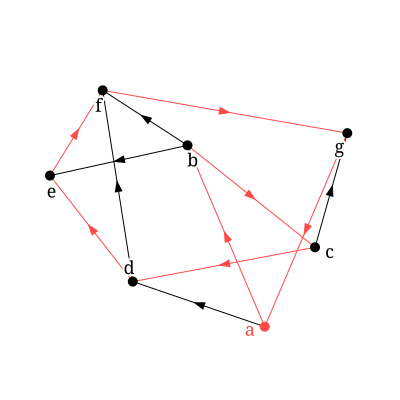

Recreate this plot in Python.
import math
import random
from itertools import pairwise

import drawsvg as dw
import networkx as nx

from diagram import flatten, normalize, rot90


def hamiltonian(nodes, other, *, seed):
    red_orange = "#FE4A49"

    graph = nx.DiGraph()
    graph.add_nodes_from(nodes)
    graph.add_edges_from(other)
    graph.add_edges_from(pairwise(nodes), color=red_orange)
    graph.add_edge(nodes[-1], nodes[0], color=red_orange)
    pos = nx.spring_layout(graph, scale=150, center=[200, 200], seed=seed)

    d = dw.Drawing(400, 400)

    for u, v, data in graph.edges.data():
        color = data.get("color", "black")

        a = pos[u]
        b = pos[v]
        d.append(dw.Line(*a, *b, stroke=color))

        t = normalize(b - a)
        n = rot90(t)
        m = (a + b) / 2
        x = 6
        y = 4
        d.append(
            dw.Lines(
                *flatten([m - x * t + y * n, m + x * t, m - x * t - y * n]), fill=color
            )
        )

    random.seed(seed)

    for v, [x, y] in pos.items():
        fill = red_orange if v == nodes[0] else "black"
        d.append(dw.Circle(x, y, 5, fill=fill))

        theta = random.random() * math.pi * 2
        r = 15
        d.append(
            dw.Text(
                v,
                "18px",
                x + r * math.cos(theta),
                y + r * math.sin(theta),
                center=True,
                font_family="serif",
                fill=fill,
                stroke="white",
                stroke_width=4,
                paint_order="stroke",
            )
        )

    return d


def draw():
    return hamiltonian(
        ["a", "b", "c", "d", "e", "f", "g"],
        [
            ("a", "d"),
            ("b", "e"),
            ("b", "f"),
            ("c", "g"),
            ("d", "f"),
        ],
        seed=17,
    )
